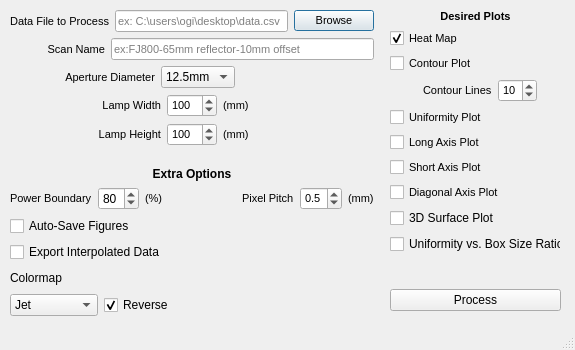
<?xml version="1.0" encoding="UTF-8"?>
<ui version="4.0">
 <class>mainWindow</class>
 <widget class="QMainWindow" name="mainWindow">
  <property name="geometry">
   <rect>
    <x>0</x>
    <y>0</y>
    <width>575</width>
    <height>350</height>
   </rect>
  </property>
  <property name="minimumSize">
   <size>
    <width>575</width>
    <height>350</height>
   </size>
  </property>
  <property name="maximumSize">
   <size>
    <width>575</width>
    <height>350</height>
   </size>
  </property>
  <property name="windowTitle">
   <string>2D Scan Post Processor v0.1</string>
  </property>
  <property name="windowIcon">
   <iconset resource="images.qrc">
    <normaloff>:/images/icon36x36.png</normaloff>:/images/icon36x36.png</iconset>
  </property>
  <widget class="QWidget" name="centralwidget">
   <widget class="QWidget" name="layoutWidget_2">
    <property name="geometry">
     <rect>
      <x>390</x>
      <y>10</y>
      <width>171</width>
      <height>301</height>
     </rect>
    </property>
    <layout class="QVBoxLayout" name="PlotsverticalLayout">
     <item>
      <widget class="QLabel" name="desiredPlotslabel">
       <property name="font">
        <font>
         <pointsize>8</pointsize>
         <weight>75</weight>
         <bold>true</bold>
        </font>
       </property>
       <property name="text">
        <string>Desired Plots</string>
       </property>
       <property name="alignment">
        <set>Qt::AlignCenter</set>
       </property>
      </widget>
     </item>
     <item>
      <widget class="QCheckBox" name="heatMapCheckbox">
       <property name="font">
        <font>
         <pointsize>8</pointsize>
        </font>
       </property>
       <property name="toolTip">
        <string>&lt;html&gt;&lt;head/&gt;&lt;body&gt;&lt;p&gt;&lt;img src=&quot;:/images/contourPlot.png&quot; width=&quot;400&quot; height=&quot;300&quot;/&gt;&lt;/p&gt;&lt;/body&gt;&lt;/html&gt;</string>
       </property>
       <property name="text">
        <string>Heat Map</string>
       </property>
       <property name="checked">
        <bool>true</bool>
       </property>
      </widget>
     </item>
     <item>
      <widget class="QCheckBox" name="contourPlotCheckbox">
       <property name="font">
        <font>
         <pointsize>8</pointsize>
        </font>
       </property>
       <property name="toolTip">
        <string>&lt;html&gt;&lt;head/&gt;&lt;body&gt;&lt;p&gt;&lt;img height=&quot;300&quot; width=&quot;400&quot; src=&quot;:/images/topographicalPlot.png&quot;/&gt;&lt;/p&gt;&lt;/body&gt;&lt;/html&gt;</string>
       </property>
       <property name="text">
        <string>Contour Plot</string>
       </property>
      </widget>
     </item>
     <item>
      <layout class="QHBoxLayout" name="horizontalLayout">
       <item>
        <spacer name="horizontalSpacer_2">
         <property name="orientation">
          <enum>Qt::Horizontal</enum>
         </property>
         <property name="sizeHint" stdset="0">
          <size>
           <width>50</width>
           <height>20</height>
          </size>
         </property>
        </spacer>
       </item>
       <item>
        <widget class="QLabel" name="contourLinesLabel">
         <property name="font">
          <font>
           <pointsize>8</pointsize>
          </font>
         </property>
         <property name="toolTip">
          <string>&lt;html&gt;&lt;head/&gt;&lt;body&gt;&lt;p&gt;Number of lines to draw in the topographical plot.&lt;/p&gt;&lt;p&gt;If 5, plot will have lines at 0, 20, 40, 60 and 80%.&lt;/p&gt;&lt;/body&gt;&lt;/html&gt;</string>
         </property>
         <property name="text">
          <string>Contour Lines</string>
         </property>
         <property name="alignment">
          <set>Qt::AlignLeading|Qt::AlignLeft|Qt::AlignVCenter</set>
         </property>
        </widget>
       </item>
       <item>
        <widget class="QSpinBox" name="contourLinesSpinBox">
         <property name="font">
          <font>
           <pointsize>8</pointsize>
          </font>
         </property>
         <property name="value">
          <number>10</number>
         </property>
        </widget>
       </item>
       <item>
        <spacer name="horizontalSpacer_8">
         <property name="orientation">
          <enum>Qt::Horizontal</enum>
         </property>
         <property name="sizeHint" stdset="0">
          <size>
           <width>40</width>
           <height>20</height>
          </size>
         </property>
        </spacer>
       </item>
      </layout>
     </item>
     <item>
      <widget class="QCheckBox" name="uniformityPlotCheckbox">
       <property name="font">
        <font>
         <pointsize>8</pointsize>
        </font>
       </property>
       <property name="toolTip">
        <string>&lt;html&gt;&lt;head/&gt;&lt;body&gt;&lt;p&gt;&lt;img height=&quot;300&quot; width=&quot;400&quot; src=&quot;:/images/uniformityPlot.png&quot;/&gt;&lt;/p&gt;&lt;/body&gt;&lt;/html&gt;</string>
       </property>
       <property name="text">
        <string>Uniformity Plot</string>
       </property>
      </widget>
     </item>
     <item>
      <widget class="QCheckBox" name="longAxisPlotCheckbox">
       <property name="font">
        <font>
         <pointsize>8</pointsize>
        </font>
       </property>
       <property name="toolTip">
        <string>&lt;html&gt;&lt;head/&gt;&lt;body&gt;&lt;p&gt;&lt;img height=&quot;300&quot; width=&quot;400&quot; src=&quot;:/images/longAxisPlot.png&quot;/&gt;&lt;/p&gt;&lt;/body&gt;&lt;/html&gt;</string>
       </property>
       <property name="text">
        <string>Long Axis Plot</string>
       </property>
      </widget>
     </item>
     <item>
      <widget class="QCheckBox" name="shortAxisPlotCheckbox">
       <property name="font">
        <font>
         <pointsize>8</pointsize>
        </font>
       </property>
       <property name="toolTip">
        <string>&lt;html&gt;&lt;head/&gt;&lt;body&gt;&lt;p&gt;&lt;img height=&quot;300&quot; width=&quot;400&quot; src=&quot;:/images/shortAxisPlot.png&quot;/&gt;&lt;/p&gt;&lt;/body&gt;&lt;/html&gt;</string>
       </property>
       <property name="text">
        <string>Short Axis Plot</string>
       </property>
      </widget>
     </item>
     <item>
      <widget class="QCheckBox" name="diagonalAxisPlotCheckbox">
       <property name="font">
        <font>
         <pointsize>8</pointsize>
        </font>
       </property>
       <property name="text">
        <string>Diagonal Axis Plot</string>
       </property>
      </widget>
     </item>
     <item>
      <widget class="QCheckBox" name="surfacePlotCheckbox">
       <property name="toolTip">
        <string>&lt;html&gt;&lt;head/&gt;&lt;body&gt;&lt;p&gt;&lt;img height=&quot;300&quot; width=&quot;400&quot; src=&quot;:/images/surfacePlot.png&quot;/&gt;&lt;/p&gt;&lt;/body&gt;&lt;/html&gt;</string>
       </property>
       <property name="text">
        <string>3D Surface Plot</string>
       </property>
      </widget>
     </item>
     <item>
      <widget class="QCheckBox" name="uniformityBoxSizeCheckbox">
       <property name="toolTip">
        <string>&lt;html&gt;&lt;head/&gt;&lt;body&gt;&lt;p&gt;Plot for confirming uniformity sample points (only for Doug)&lt;/p&gt;&lt;/body&gt;&lt;/html&gt;</string>
       </property>
       <property name="text">
        <string>Uniformity vs. Box Size Ratio</string>
       </property>
      </widget>
     </item>
     <item>
      <spacer name="verticalSpacer">
       <property name="orientation">
        <enum>Qt::Vertical</enum>
       </property>
       <property name="sizeHint" stdset="0">
        <size>
         <width>20</width>
         <height>40</height>
        </size>
       </property>
      </spacer>
     </item>
     <item>
      <widget class="QPushButton" name="processPushButton">
       <property name="text">
        <string>Process</string>
       </property>
      </widget>
     </item>
    </layout>
   </widget>
   <widget class="QWidget" name="layoutWidget">
    <property name="geometry">
     <rect>
      <x>10</x>
      <y>10</y>
      <width>364</width>
      <height>306</height>
     </rect>
    </property>
    <layout class="QVBoxLayout" name="verticalLayout_2">
     <item>
      <layout class="QHBoxLayout" name="horizontalLayout_5">
       <item>
        <widget class="QLabel" name="inputFileLabel">
         <property name="font">
          <font>
           <pointsize>8</pointsize>
           <weight>50</weight>
           <bold>false</bold>
          </font>
         </property>
         <property name="text">
          <string>Data File to Process</string>
         </property>
         <property name="alignment">
          <set>Qt::AlignRight|Qt::AlignTrailing|Qt::AlignVCenter</set>
         </property>
        </widget>
       </item>
       <item>
        <widget class="QLineEdit" name="inputFileLineEdit">
         <property name="enabled">
          <bool>true</bool>
         </property>
         <property name="font">
          <font>
           <pointsize>8</pointsize>
          </font>
         </property>
         <property name="placeholderText">
          <string>ex: C:\users\ogi\desktop\data.csv</string>
         </property>
        </widget>
       </item>
       <item>
        <widget class="QPushButton" name="inputFileBrowsePushButton">
         <property name="font">
          <font>
           <pointsize>8</pointsize>
          </font>
         </property>
         <property name="text">
          <string>Browse</string>
         </property>
         <property name="autoDefault">
          <bool>false</bool>
         </property>
         <property name="default">
          <bool>true</bool>
         </property>
        </widget>
       </item>
      </layout>
     </item>
     <item>
      <layout class="QHBoxLayout" name="horizontalLayout_4">
       <item>
        <spacer name="horizontalSpacer">
         <property name="orientation">
          <enum>Qt::Horizontal</enum>
         </property>
         <property name="sizeHint" stdset="0">
          <size>
           <width>35</width>
           <height>20</height>
          </size>
         </property>
        </spacer>
       </item>
       <item>
        <widget class="QLabel" name="scanNameLabel">
         <property name="font">
          <font>
           <pointsize>8</pointsize>
           <weight>50</weight>
           <bold>false</bold>
          </font>
         </property>
         <property name="text">
          <string>Scan Name</string>
         </property>
         <property name="alignment">
          <set>Qt::AlignRight|Qt::AlignTrailing|Qt::AlignVCenter</set>
         </property>
        </widget>
       </item>
       <item>
        <widget class="QLineEdit" name="scanNameLineEdit">
         <property name="minimumSize">
          <size>
           <width>263</width>
           <height>0</height>
          </size>
         </property>
         <property name="maximumSize">
          <size>
           <width>305</width>
           <height>16777215</height>
          </size>
         </property>
         <property name="font">
          <font>
           <pointsize>8</pointsize>
          </font>
         </property>
         <property name="placeholderText">
          <string>ex:FJ800-65mm reflector-10mm offset</string>
         </property>
        </widget>
       </item>
      </layout>
     </item>
     <item>
      <layout class="QHBoxLayout" name="horizontalLayout_7">
       <item>
        <spacer name="horizontalSpacer_10">
         <property name="orientation">
          <enum>Qt::Horizontal</enum>
         </property>
         <property name="sizeType">
          <enum>QSizePolicy::Preferred</enum>
         </property>
         <property name="sizeHint" stdset="0">
          <size>
           <width>55</width>
           <height>20</height>
          </size>
         </property>
        </spacer>
       </item>
       <item>
        <widget class="QLabel" name="apertureLabel">
         <property name="font">
          <font>
           <pointsize>8</pointsize>
          </font>
         </property>
         <property name="toolTip">
          <string>&lt;html&gt;&lt;head/&gt;&lt;body&gt;&lt;p&gt;The diameter of the aperture of the integration sphere.  By default is 12.5mm, we have 1mm and 5mm apertures as well.&lt;/p&gt;&lt;/body&gt;&lt;/html&gt;</string>
         </property>
         <property name="text">
          <string>Aperture Diameter</string>
         </property>
         <property name="alignment">
          <set>Qt::AlignRight|Qt::AlignTrailing|Qt::AlignVCenter</set>
         </property>
        </widget>
       </item>
       <item>
        <widget class="QComboBox" name="apertureComboBox">
         <item>
          <property name="text">
           <string>12.5mm</string>
          </property>
         </item>
         <item>
          <property name="text">
           <string>5.0mm</string>
          </property>
         </item>
         <item>
          <property name="text">
           <string>1.0mm</string>
          </property>
         </item>
        </widget>
       </item>
       <item>
        <spacer name="horizontalSpacer_9">
         <property name="orientation">
          <enum>Qt::Horizontal</enum>
         </property>
         <property name="sizeHint" stdset="0">
          <size>
           <width>60</width>
           <height>20</height>
          </size>
         </property>
        </spacer>
       </item>
      </layout>
     </item>
     <item>
      <layout class="QHBoxLayout" name="horizontalLayout_8">
       <item>
        <widget class="QLabel" name="widthProfileLabel">
         <property name="font">
          <font>
           <pointsize>8</pointsize>
          </font>
         </property>
         <property name="toolTip">
          <string>&lt;html&gt;&lt;head/&gt;&lt;body&gt;&lt;p&gt;Expected Light Width Profile.  Example: FJ100-75 is 75mm&lt;/p&gt;&lt;/body&gt;&lt;/html&gt;</string>
         </property>
         <property name="text">
          <string>Lamp Width</string>
         </property>
         <property name="alignment">
          <set>Qt::AlignRight|Qt::AlignTrailing|Qt::AlignVCenter</set>
         </property>
        </widget>
       </item>
       <item>
        <widget class="QSpinBox" name="widthProfileSpinBox">
         <property name="maximumSize">
          <size>
           <width>50</width>
           <height>16777215</height>
          </size>
         </property>
         <property name="font">
          <font>
           <pointsize>8</pointsize>
          </font>
         </property>
         <property name="minimum">
          <number>25</number>
         </property>
         <property name="maximum">
          <number>500</number>
         </property>
         <property name="value">
          <number>100</number>
         </property>
        </widget>
       </item>
       <item>
        <widget class="QLabel" name="mmLabel">
         <property name="font">
          <font>
           <pointsize>8</pointsize>
          </font>
         </property>
         <property name="text">
          <string>(mm)</string>
         </property>
         <property name="alignment">
          <set>Qt::AlignLeading|Qt::AlignLeft|Qt::AlignVCenter</set>
         </property>
        </widget>
       </item>
      </layout>
     </item>
     <item>
      <layout class="QHBoxLayout" name="horizontalLayout_9">
       <item>
        <widget class="QLabel" name="heightProfileLabel">
         <property name="font">
          <font>
           <pointsize>8</pointsize>
          </font>
         </property>
         <property name="toolTip">
          <string>&lt;html&gt;&lt;head/&gt;&lt;body&gt;&lt;p&gt;Expected light profile.  Example: FJ800 has 100mm x 100mm&lt;/p&gt;&lt;/body&gt;&lt;/html&gt;</string>
         </property>
         <property name="text">
          <string>Lamp Height</string>
         </property>
         <property name="alignment">
          <set>Qt::AlignRight|Qt::AlignTrailing|Qt::AlignVCenter</set>
         </property>
        </widget>
       </item>
       <item>
        <widget class="QSpinBox" name="heightProfileSpinBox">
         <property name="maximumSize">
          <size>
           <width>50</width>
           <height>16777215</height>
          </size>
         </property>
         <property name="font">
          <font>
           <pointsize>8</pointsize>
          </font>
         </property>
         <property name="minimum">
          <number>25</number>
         </property>
         <property name="maximum">
          <number>140</number>
         </property>
         <property name="value">
          <number>100</number>
         </property>
        </widget>
       </item>
       <item>
        <widget class="QLabel" name="mmLabel1">
         <property name="font">
          <font>
           <pointsize>8</pointsize>
          </font>
         </property>
         <property name="text">
          <string>(mm)</string>
         </property>
         <property name="alignment">
          <set>Qt::AlignLeading|Qt::AlignLeft|Qt::AlignVCenter</set>
         </property>
        </widget>
       </item>
      </layout>
     </item>
     <item>
      <spacer name="verticalSpacer_2">
       <property name="orientation">
        <enum>Qt::Vertical</enum>
       </property>
       <property name="sizeHint" stdset="0">
        <size>
         <width>20</width>
         <height>40</height>
        </size>
       </property>
      </spacer>
     </item>
     <item>
      <layout class="QVBoxLayout" name="verticalLayout_3">
       <item>
        <widget class="QLabel" name="label">
         <property name="font">
          <font>
           <weight>75</weight>
           <bold>true</bold>
          </font>
         </property>
         <property name="text">
          <string>Extra Options</string>
         </property>
         <property name="alignment">
          <set>Qt::AlignCenter</set>
         </property>
        </widget>
       </item>
       <item>
        <layout class="QHBoxLayout" name="horizontalLayout_3">
         <item>
          <widget class="QLabel" name="pixelPitchLabel_2">
           <property name="font">
            <font>
             <pointsize>8</pointsize>
            </font>
           </property>
           <property name="toolTip">
            <string>&lt;html&gt;&lt;head/&gt;&lt;body&gt;&lt;p&gt;Used in Uniformity Plot, draws boundary at specified percentage.&lt;/p&gt;&lt;/body&gt;&lt;/html&gt;</string>
           </property>
           <property name="text">
            <string>Power Boundary</string>
           </property>
          </widget>
         </item>
         <item>
          <widget class="QSpinBox" name="powerBoundarySpinBox">
           <property name="minimum">
            <number>1</number>
           </property>
           <property name="value">
            <number>80</number>
           </property>
          </widget>
         </item>
         <item>
          <widget class="QLabel" name="apertureLabel_6">
           <property name="font">
            <font>
             <pointsize>8</pointsize>
            </font>
           </property>
           <property name="text">
            <string>(%)  </string>
           </property>
           <property name="alignment">
            <set>Qt::AlignLeading|Qt::AlignLeft|Qt::AlignVCenter</set>
           </property>
          </widget>
         </item>
         <item>
          <spacer name="horizontalSpacer_3">
           <property name="orientation">
            <enum>Qt::Horizontal</enum>
           </property>
           <property name="sizeHint" stdset="0">
            <size>
             <width>40</width>
             <height>20</height>
            </size>
           </property>
          </spacer>
         </item>
         <item>
          <widget class="QLabel" name="pixelPitchLabel">
           <property name="font">
            <font>
             <pointsize>8</pointsize>
            </font>
           </property>
           <property name="toolTip">
            <string>&lt;html&gt;&lt;head/&gt;&lt;body&gt;&lt;p&gt;This determines the spacing between interpolated points. Lower values result in smoother plots, but longer computation time.&lt;/p&gt;&lt;p&gt;Typical values:&lt;/p&gt;&lt;p&gt;Default: 0.5mm&lt;/p&gt;&lt;p&gt;Smooth: 0.2mm&lt;/p&gt;&lt;p&gt;Coarse: 1.0mm&lt;/p&gt;&lt;/body&gt;&lt;/html&gt;</string>
           </property>
           <property name="text">
            <string>Pixel Pitch</string>
           </property>
          </widget>
         </item>
         <item>
          <widget class="QDoubleSpinBox" name="pixelPitchDoubleSpinBox">
           <property name="font">
            <font>
             <pointsize>8</pointsize>
            </font>
           </property>
           <property name="decimals">
            <number>1</number>
           </property>
           <property name="minimum">
            <double>0.100000000000000</double>
           </property>
           <property name="maximum">
            <double>5.000000000000000</double>
           </property>
           <property name="singleStep">
            <double>0.100000000000000</double>
           </property>
           <property name="value">
            <double>0.500000000000000</double>
           </property>
          </widget>
         </item>
         <item>
          <widget class="QLabel" name="apertureLabel_5">
           <property name="font">
            <font>
             <pointsize>8</pointsize>
            </font>
           </property>
           <property name="text">
            <string>(mm)</string>
           </property>
           <property name="alignment">
            <set>Qt::AlignLeading|Qt::AlignLeft|Qt::AlignVCenter</set>
           </property>
          </widget>
         </item>
        </layout>
       </item>
       <item>
        <layout class="QHBoxLayout" name="horizontalLayout_6">
         <item>
          <widget class="QCheckBox" name="autoSaveFigsCheckbox">
           <property name="toolTip">
            <string>&lt;html&gt;&lt;head/&gt;&lt;body&gt;&lt;p&gt;Automatically save plots as PNG files in same directory as data file.&lt;/p&gt;&lt;/body&gt;&lt;/html&gt;</string>
           </property>
           <property name="text">
            <string>Auto-Save Figures</string>
           </property>
          </widget>
         </item>
         <item>
          <spacer name="horizontalSpacer_5">
           <property name="orientation">
            <enum>Qt::Horizontal</enum>
           </property>
           <property name="sizeHint" stdset="0">
            <size>
             <width>40</width>
             <height>20</height>
            </size>
           </property>
          </spacer>
         </item>
        </layout>
       </item>
       <item>
        <layout class="QHBoxLayout" name="horizontalLayout_10">
         <item>
          <widget class="QCheckBox" name="exportInterpolatedCheckbox">
           <property name="toolTip">
            <string>&lt;html&gt;&lt;head/&gt;&lt;body&gt;&lt;p&gt;Generates CSV files from linear scan passes that can be used in further post-processing.&lt;/p&gt;&lt;/body&gt;&lt;/html&gt;</string>
           </property>
           <property name="text">
            <string>Export Interpolated Data</string>
           </property>
          </widget>
         </item>
         <item>
          <spacer name="horizontalSpacer_6">
           <property name="orientation">
            <enum>Qt::Horizontal</enum>
           </property>
           <property name="sizeHint" stdset="0">
            <size>
             <width>40</width>
             <height>20</height>
            </size>
           </property>
          </spacer>
         </item>
        </layout>
       </item>
       <item>
        <layout class="QHBoxLayout" name="horizontalLayout_11">
         <item>
          <widget class="QLabel" name="label_3">
           <property name="toolTip">
            <string>&lt;html&gt;&lt;head/&gt;&lt;body&gt;&lt;p&gt;&lt;img src=&quot;:/images/colorMaps.png&quot;/&gt;&lt;/p&gt;&lt;/body&gt;&lt;/html&gt;</string>
           </property>
           <property name="text">
            <string>Colormap</string>
           </property>
          </widget>
         </item>
         <item>
          <spacer name="horizontalSpacer_7">
           <property name="orientation">
            <enum>Qt::Horizontal</enum>
           </property>
           <property name="sizeHint" stdset="0">
            <size>
             <width>40</width>
             <height>20</height>
            </size>
           </property>
          </spacer>
         </item>
        </layout>
       </item>
       <item>
        <layout class="QHBoxLayout" name="horizontalLayout_2">
         <item>
          <widget class="QComboBox" name="colormapComboBox">
           <item>
            <property name="text">
             <string>Jet</string>
            </property>
           </item>
           <item>
            <property name="text">
             <string>Spectral</string>
            </property>
           </item>
           <item>
            <property name="text">
             <string>CubeHelix</string>
            </property>
           </item>
           <item>
            <property name="text">
             <string>Gist Earth</string>
            </property>
           </item>
           <item>
            <property name="text">
             <string>CoolWarm</string>
            </property>
           </item>
           <item>
            <property name="text">
             <string>Flag</string>
            </property>
           </item>
          </widget>
         </item>
         <item>
          <widget class="QCheckBox" name="colormapReverseCheckbox">
           <property name="toolTip">
            <string>&lt;html&gt;&lt;head/&gt;&lt;body&gt;&lt;p&gt;Reverses the colormap ex: blue=hot &amp;amp; red=cold&lt;/p&gt;&lt;p&gt;&lt;br/&gt;&lt;/p&gt;&lt;/body&gt;&lt;/html&gt;</string>
           </property>
           <property name="text">
            <string>Reverse</string>
           </property>
           <property name="checked">
            <bool>true</bool>
           </property>
          </widget>
         </item>
         <item>
          <spacer name="horizontalSpacer_4">
           <property name="orientation">
            <enum>Qt::Horizontal</enum>
           </property>
           <property name="sizeHint" stdset="0">
            <size>
             <width>40</width>
             <height>20</height>
            </size>
           </property>
          </spacer>
         </item>
        </layout>
       </item>
      </layout>
     </item>
    </layout>
   </widget>
  </widget>
  <widget class="QStatusBar" name="statusbar"/>
 </widget>
 <resources>
  <include location="images.qrc"/>
 </resources>
 <connections/>
</ui>
